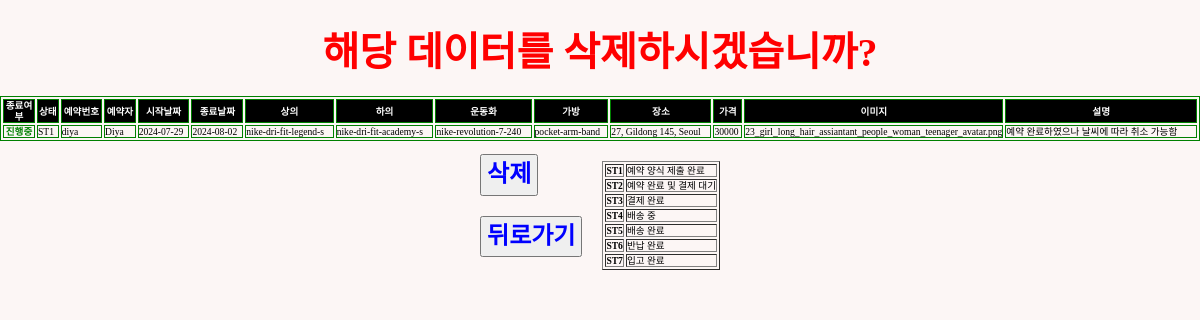
The page /sterna/delpage/diya (signed in) on the database its author committed.
### reservation/models.py (models this page shows)
class Reservation(models.Model):
    STATUS_CHOICE = [
        ('ST1','예약 양식 제출 완료'),
        ('ST2','예약 완료 및 결제 대기'),
        ('ST3','결제 완료'),
        ('ST4','배송 중'),
        ('ST5','배송 완료'),
        ('ST6','반납 완료'),
        ('ST7','입고 완료')
    ]
    reserv_id = models.CharField(max_length=20, primary_key=True)
    client = models.CharField(max_length=20)
    contact = models.CharField(max_length=50, blank=False)
    start_date = models.DateField()
    start_time = models.TimeField(blank=True, default=timezone.now)
    end_date = models.DateField()
    end_time = models.TimeField(blank=True, default=timezone.now)
    top = models.ForeignKey(Item, on_delete=models.CASCADE, limit_choices_to={'category':'top'}, related_name="topName", blank=True, null=True)
    bottom = models.ForeignKey(Item, on_delete=models.CASCADE, limit_choices_to={'category':'bottom'}, related_name="bottomName", blank=True, null=True)
    shoes = models.ForeignKey(Item, on_delete=models.CASCADE, limit_choices_to={'category':'shoes'}, related_name="shoesName", blank=True, null=True)
    bag = models.ForeignKey(Item, on_delete=models.CASCADE, limit_choices_to={'category':'bag'}, related_name="bagName", blank=True, null=True)
    image = models.ImageField(upload_to="", blank=True)
    desc = models.TextField(blank=True, default="-")
    status = models.CharField(
        max_length=3,
        choices=STATUS_CHOICE,
        default='ST1',
    )
    completed = models.BooleanField(default=False)
    cost = models.IntegerField(default=0)
    location = models.CharField(max_length=50, blank=False)
    def __str__(self):
        return str(self.completed)+" " + self.client + "_" + self.reserv_id

class Item(models.Model):
    CATEGORY = [
        ('shoes','Shoes'),
        ('top','Top'),
        ('bottom','Bottom'),
        ('bag','Bag & Pouch'),
        ('etc','ETC')
    ]
    SIZE = [
        ('Others','free'),
        ('shoes',(
            ('220','220mm'),
            ('225','225mm'),
            ('230','230mm'),
            ('235','235mm'),
            ('240','240mm'),
            ('245','245mm'),
            ('250','250mm'),
            ('255','255mm'),
            ('260','260mm'),
            ('265','265mm'),
            ('270','270mm'),
            ('275','275mm'),
            ('280','280mm'),
            ('285','285mm'),
            ('290','290mm'),
            ('295','295mm'),
            ('300','300mm'),
        )),
        ('top',(
            ('XS','XS'),
            ('S','S'),
            ('M','M'),
            ('L','L'),
            ('XL','XL'),
            ('XXL','XXL'),
        )),
        ('bottom',(
            ('XS','XS'),
            ('S','S'),
            ('M','M'),
            ('L','L'),
            ('XL','XL'),
            ('XXL','XXL'),
        ))
    ]
    GENDER = {
        ('M','Male'),
        ('F','Female'),
        ('E','NO Gender')
    }
    category = models.CharField(max_length=10, choices=CATEGORY)
    gender = models.CharField(max_length=1, blank=True, choices=GENDER)
    name = models.CharField(max_length=20, blank=True)
    model_num = models.CharField(primary_key=True, max_length=50, blank=True)
    size = models.CharField(max_length=10, blank=True, choices=SIZE)
    amount = models.IntegerField(default=0, blank=True)
    link = models.URLField(blank=True)
    def __str__(self):
        return self.model_num

### reservation/views.py (the view)
# urls.py: path('sterna/delpage/<str:pk>', views.delpage, name='delpage'),
@login_required(login_url='users:login')
def delpage(request, pk):
    reservation = Reservation.objects.filter(pk=pk)
    print(reservation)
    return render(request, 'admin/delete.html', {'reservation':reservation})

### templates/admin/delete.html (shortened to what this page needs)
{% load static %}
<!DOCTYPE html>
<html lang="en">
  <head>
    <link rel="stylesheet" type="text/css" href="{% static 'css/sterna.css' %}"/>
    <link rel="stylesheet" type="text/css" href="{% static 'css/normalize.css' %}"/>
    <link href="https://cdnjs.cloudflare.com/ajax/libs/bootstrap-datetimepicker/3.0.0/css/bootstrap-datetimepicker.min.css" rel="stylesheet"/>
  </head>
  <body>
    {% for data in reservation %}
      <div class="tocenter">
        <div class="flex-row" style="width:100%; margin: 30px 0 20px 0; justify-content:space-around;">
          <div>
            <p style="font-size:2.5rem; font-weight:bold; color:red;">해당 데이터를 삭제하시겠습니까?</p>
          </div>
        </div>
      </div>
      <table border="1" bordercolor="green" style="font-size:0.6rem; width:100%;">
        <tr style="background-color:black; color:white;">
          <th scope="col" style="width:30px; text-align:center">종료여부</th>
          <th scope="col">상태</th>
          <th scope="col">예약번호</th>
          <th scope="col">예약자</th>
          <th scope="col">시작날짜</th>
          <th scope="col">종료날짜</th>
          <th scope="col">상의</th>
          <th scope="col">하의</th>
          <th scope="col">운동화</th>
          <th scope="col">가방</th>
          <th scope="col">장소</th>
          <th scope="col">가격</th>
          <th scope="col" style="width:50px; text-align:center">이미지</th>
          <th scope="col">설명</th>
        </tr>
        <tr>
          {% if data.completed == True %}
            <td style="color:white; font-weight:bold; background-color:grey; text-align:center;">완료</td>
          {% else %}
            <td style="color:green; font-weight:bold; text-align:center;">진행중</td>
          {% endif %}
          <td>{{data.status}}</td>
          <td>{{data.reserv_id}}</td>
          <td>{{data.client}}</td>
          <td>{{data.start_date | date:"Y-m-d"}}</td>
          <td>{{data.end_date | date:"Y-m-d"}}</td>
          {% if data.top.name == None %}
            <td style='background-color:#DBDBDB;'>-</td>
          {% else %}
            <td>{{data.top}}</td>
          {% endif %}
          {% if data.bottom.name == None %}
            <td style='background-color:#DBDBDB;'>-</td>
          {% else %}
            <td>{{data.bottom}}</td>
          {% endif %}
          {% if data.shoes.name == None %}
            <td style='background-color:#DBDBDB;'>-</td>
          {% else %}
            <td>{{data.shoes}}</td>
          {% endif %}
          {% if data.bag.name == None %}
            <td style='background-color:#DBDBDB;'>-</td>
          {% else %}
            <td>{{data.bag}}</td>
          {% endif %}
          <td>{{data.location}}</td>
          <td>{{data.cost}}</td>
          <td>{{data.image}}</td>
          <td>{{data.desc}}</td>
        </tr>
      </table>
      <div class="flex-row">
        <div class="flex-column">
          <div class="del-button">
            <a href="{% url "reservation:delreserv" data.pk %}">
              <button style="padding: 5px; color:blue; font-weight:bold; font-size:1.5rem;">삭제</button>
            </a>
          </div>
          <div class="tocenter" style="margin:20px 0 0 0;">
            <a href="{% url "reservation:data" %}">
              <button style="padding: 5px; color:blue; font-weight:bold; font-size:1.5rem;">뒤로가기</button>
            </a>
          </div>
        </div>
        <table style="margin:20px 0 0 20px;" border="1">
          <tr style='font-weight:normal; font-size:0.6rem;'>
            <th>ST1</th>
            <td>예약 양식 제출 완료</td>
          </tr>
          <tr style='font-weight:normal; font-size:0.6rem;'>
            <th>ST2</th>
            <td>예약 완료 및 결제 대기</td>
          </tr>
          <tr style='font-weight:normal; font-size:0.6rem;'>
            <th>ST3</th>
            <td>결제 완료</td>
          </tr>
          <tr style='font-weight:normal; font-size:0.6rem;'>
            <th>ST4</th>
            <td>배송 중</td>
          </tr>
          <tr style='font-weight:normal; font-size:0.6rem;'>
            <th>ST5</th>
            <td>배송 완료</td>
          </tr>
          <tr style='font-weight:normal; font-size:0.6rem;'>
            <th>ST6</th>
            <td>반납 완료</td>
          </tr>
          <tr style='font-weight:normal; font-size:0.6rem;'>
            <th>ST7</th>
            <td>입고 완료</td>
          </tr>
        </table>
      </div>
    {% endfor %}
  </body>
</html>

### static/css/sterna.css (style rules this page uses)
:root { --sterun-primary-color: #fbff00; --sterun-secondary-color: #3A3A3A; --sterun-thirdary-color: #4467AF; --sterun-white-color: #FCF6F5; --sterun-black-color: #1d1d1d; --sterun-grey-color: #E8E8E8; }
* { margin: 0; padding: 0; font-family: "SCDream"; z-index:100; }
html, body { background-color: var(--sterun-white-color); margin-top: 100px; min-height: 100%; margin: 0; }
a { color: var(--sterun-black-color); text-decoration: none; }
.tocenter { display: flex; flex-direction: column; align-items: center; width:100%; }
.flex-row { display: flex; flex-direction: row; flex-flow: wrap; justify-content: center; }
.flex-column { justify-content: center; display: flex; flex-direction: column; }

### rows shown on the page
Reservation: completed "진행중", status "ST1", reserv_id "diya", client "Diya", start_date "2024-07-29", end_date "2024-08-02", top "nike-dri-fit-legend-s", bottom "nike-dri-fit-academy-s", shoes "nike-revolution-7-240", bag "pocket-arm-band", location "27, Gildong 145, Seoul", cost "30000", image "23_girl_long_hair_assiantant_people_woman_teenager_avatar.png", desc "예약 완료하였으나 날씨에 따라 취소 가능함"
